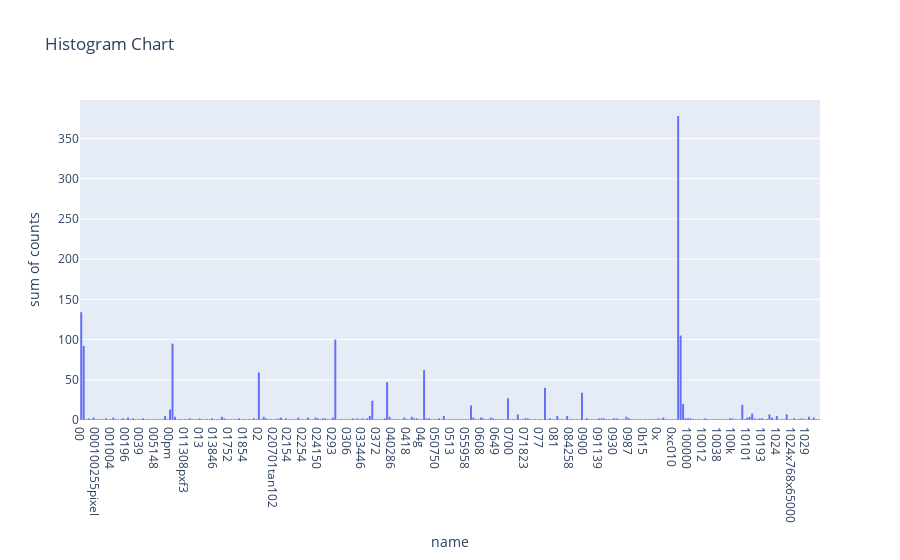

Notebook cell for this chart:
### Code cell
import plotly.express as px
import plotly.graph_objects as go
from IPython.display import HTML
index = {
    "name": count_vect.get_feature_names()[:300],
    "counts": term_frequencies[:300]
}
df = pd.DataFrame(index)
print(df)
fig = px.histogram(df,x="name", y="counts",
                    title='Histogram Chart')
fig.show()

### Figure 1 — Plotly figure (JSON) as saved in the notebook; plotly's stock layout.template omitted (floating-point values rounded to 4 significant figures; data arrays with more than 128 entries replaced by an {"elided": "..."} marker saying what was removed)
{"data": [{"alignmentgroup": "True", "bingroup": "x", "histfunc": "sum", "hovertemplate": "name=%{x}<br>sum of counts=%{y}<extra></extra>", "legendgroup": "", "marker": {"color": "#636efa", "pattern": {"shape": ""}}, "name": "", "offsetgroup": "", "orientation": "v", "showlegend": false, "type": "histogram", "x": {"elided": "300 str values"}, "xaxis": "x", "y": {"elided": "300 int values"}, "yaxis": "y"}], "layout": {"barmode": "relative", "legend": {"tracegroupgap": 0}, "title": {"text": "Histogram Chart"}, "xaxis": {"anchor": "y", "domain": [0, 1], "title": {"text": "name"}}, "yaxis": {"anchor": "x", "domain": [0, 1], "title": {"text": "sum of counts"}}}}
